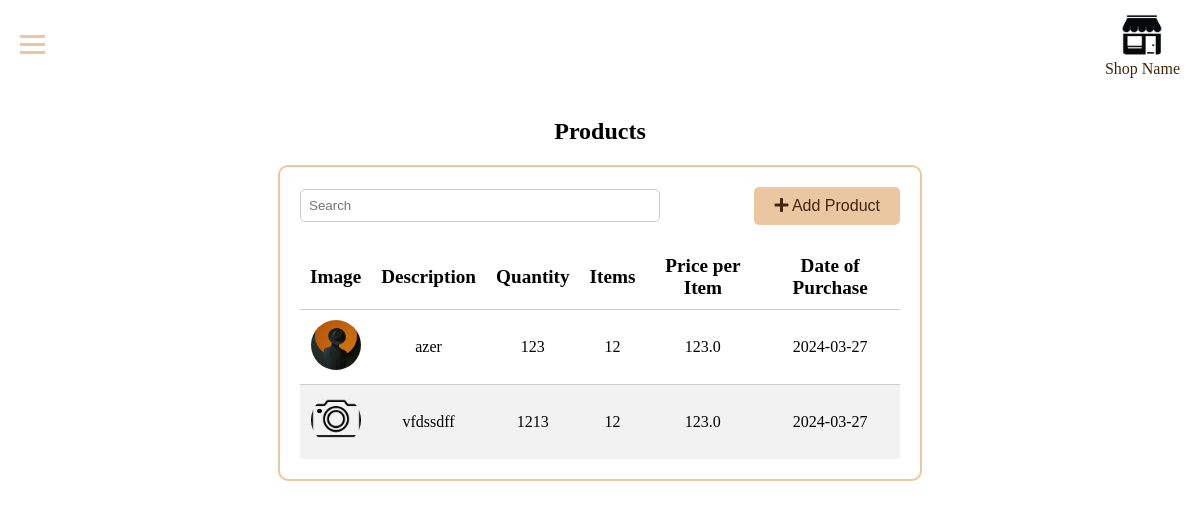
/products, run on an earlier commit of the app's database.
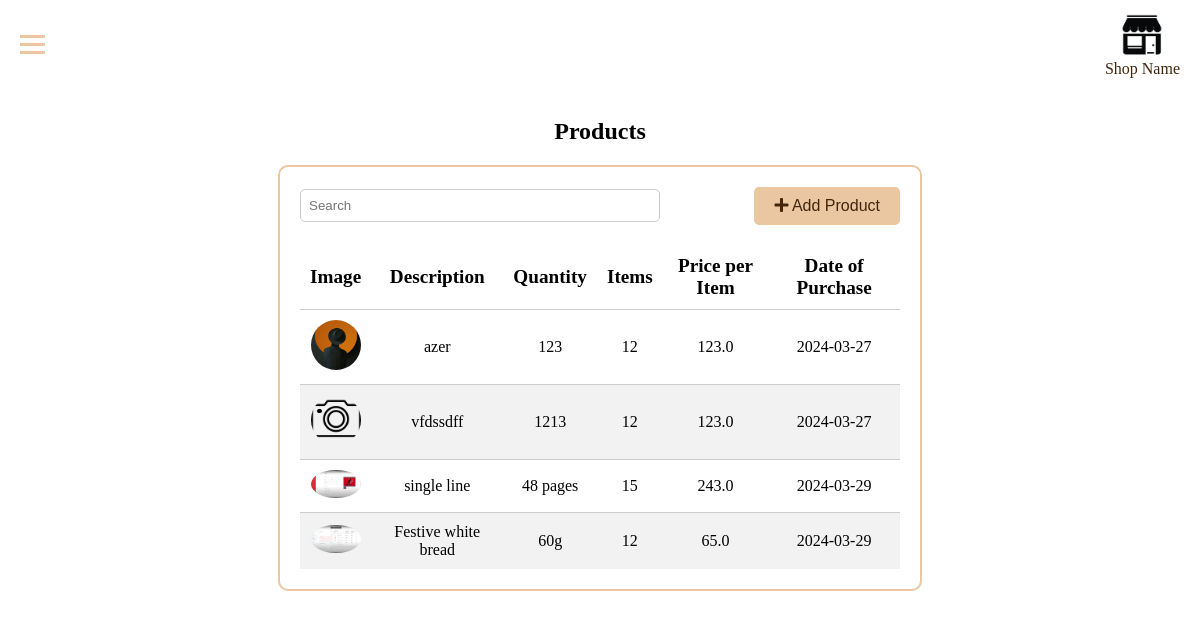
And on a later commit of the database.
### app/models.py (models this page shows)
class Product(db.Model):
    __tablename__ = 'product'
    id = db.Column(db.Integer, primary_key=True)
    description = db.Column(db.Text, nullable=False)
    quantity = db.Column(db.Integer, nullable=False)
    items = db.Column(db.Integer, nullable=False)
    price_per_item = db.Column(db.Float, nullable=False)
    date_purchase = db.Column(db.Date, nullable=False)
    image_path = db.Column(db.String(200), nullable=True)

### app/routes.py (the view, shortened to what this page needs)
@app.route('/products', methods=['GET', 'POST'])
def products():
    inspector = inspect(db.engine)
    if 'product' not in inspector.get_table_names():
        Product.__table__.create(db.engine)
    products = Product.query.all()
    return render_template('products.html', products=products)

### app/templates/products.html (shortened to what this page needs)
<!DOCTYPE html>
<html lang="en">
<head>
  <link rel="stylesheet" href="{{ url_for('static', filename='css/styles.css') }}">
  <link rel="stylesheet" href="{{ url_for('static', filename='css/products.css') }}">
  <link rel="stylesheet" href="https://cdnjs.cloudflare.com/ajax/libs/font-awesome/5.15.4/css/all.min.css">
</head>
<body>
  <header>
    <div class="menu-icon" onclick="toggleMenu()">
      <div class="bar"></div>
      <div class="bar"></div>
      <div class="bar"></div>
    </div>
    <div class="shop-info">
      <img src="{{ url_for('static', filename='images/shop-icon.png') }}" alt="Shop Icon">
      <span>Shop Name</span>
    </div>
  </header>
  <main>
    <section id="content">
      <div class="page-title">
        <h2>Products</h2>
      </div>
      <div class="centered-container">
        <div class="stocks-section">
          <div class="section-header">
            <input type="search" id="searchInput" placeholder="Search">
            <button onclick="displayAddProductForm()"><i class="fas fa-plus"></i> Add Product</button>
          </div>
          <table class="product-list">
            <thead>
              <tr>
                <th>Image</th>
                <th>Description</th>
                <th>Quantity</th>
                <th>Items</th>
                <th>Price per Item</th>
                <th>Date of Purchase</th>
              </tr>
            </thead>
            <tbody>
              {% for product in products %}
              <tr>
                <td>
                  {% if product.image_path %}
                    <img src="{{ url_for('uploaded_file', filename=product.image_path) }}" alt="Product Image">
                  {% else %}
                      <img src="{{ url_for('static', filename='images/default-image.png') }}" alt="Default Product Image">
                  {% endif %}
                </td>
                <td>{{ product.description }}</td>
                <td>{{ product.quantity }}</td>
                <td>{{ product.items }}</td>
                <td>{{ product.price_per_item }}</td>
                <td>{{ product.date_purchase }}</td>
              </tr>
              {% endfor %}
            </tbody>
          </table>
        </div>
      </div>
    </section>
  </main>
</body>
</html>

### app/static/css/styles.css (style rules this page uses)
header { background-color: rgba(0, 0, 0, 0); color: #42260c; padding: 10px; display: flex; justify-content: space-between; align-items: center; position: relative; }
.menu-icon { cursor: pointer; margin-left: 10px; z-index: 2; }
.bar { width: 25px; height: 3px; background-color: #eac6a1; margin: 5px 0; transition: 0.4s; }
.shop-info { margin-right: 10px; display: flex; flex-direction: column; align-items: center; }
.shop-info img { width: 50px; height: 50px; }
main { padding: 10px; }
body { margin: 0; padding: 0; background-image: url('/static/images/duka-background.jpeg'); background-size: cover; background-position: center; }
.page-title { text-align: center; }

### app/static/css/products.css (style rules this page uses)
.stocks-section { border: 2px solid #eac6a1; border-radius: 10px; padding: 20px; max-width: 600px; margin: 0 auto; }
.section-header { display: flex; justify-content: space-between; align-items: center; margin-bottom: 20px; }
.section-header input[type="search"] { width: 60%; padding: 8px; border-radius: 5px; border: 1px solid #ccc; }
.section-header button { background: #eac6a1; color: #42260c; border: none; border-radius: 5px; padding: 10px 20px; font-size: 1rem; cursor: pointer; transition: background 0.3s ease; }
.product-list { width: 100%; border-collapse: collapse; margin-top: 20px; }
.product-list th { font-weight: bold; font-size: 1.2em; text-align: center; padding: 10px; }
.product-list td { padding: 10px; border-top: 1px solid #ccc; }
.product-list td img { max-width: 50px; max-height: 50px; border-radius: 50%; object-fit: cover; }
.product-list tbody tr:nth-child(even) { background-color: #f2f2f2; }
.product-list tbody td { text-align: center; }

What changed in the data, as far as the page shows it:
added Product: image_path (picture), description "single line", quantity "48 pages", items "15", price_per_item "243.0", date_purchase "2024-03-29"
added Product: image_path (picture), description "Festive white bread", quantity "60g", items "12", price_per_item "65.0", date_purchase "2024-03-29"
